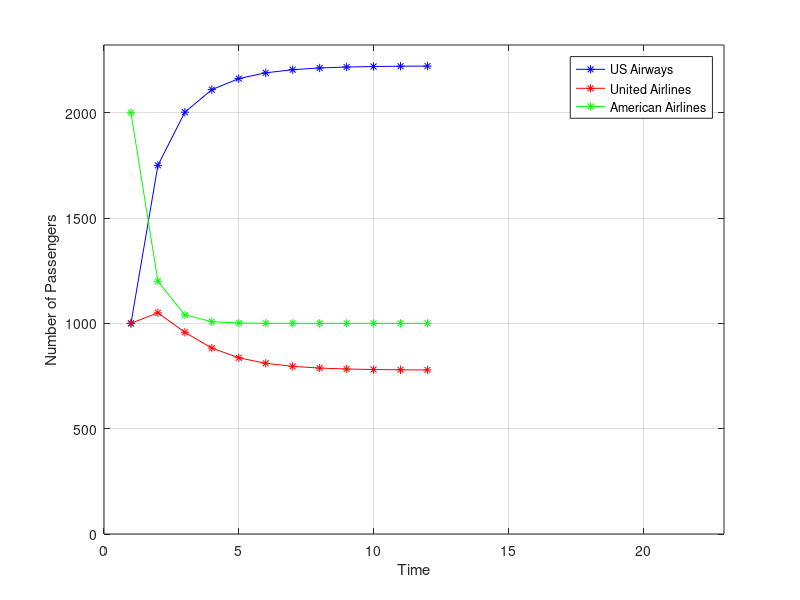

Here is the MATLAB script that generated this plot:
clc; clear all; close all;
n=12;
S(1)=1000;
U(1)=1000;
A(1)=2000;
for i=1:(n-1)
    S(i+1)=0.75*S(i)+0.2*U(i)+0.4*A(i);
    U(i+1)=0.05*S(i)+0.6*U(i)+0.2*A(i);
    A(i+1)=0.2*S(i)+0.2*U(i)+0.4*A(i);
end
figure(1);
plot(1:n,S,'b-*');
hold on;
plot(1:n,U,'r-*');
plot(1:n,A,'g-*');
hold off;
grid on;
xlabel('Time');
ylabel('Number of Passengers');
legend('US Airways','United Airlines','American Airlines')
axis([0 23 0 max(max(max(S),max(U)),max(A))+100]);